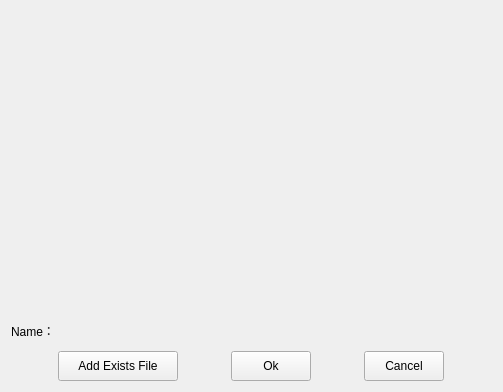
<?xml version="1.0" encoding="UTF-8"?>
<ui version="4.0">
 <class>QTempWidget</class>
 <widget class="QWidget" name="QTempWidget">
  <property name="geometry">
   <rect>
    <x>0</x>
    <y>0</y>
    <width>503</width>
    <height>392</height>
   </rect>
  </property>
  <property name="windowTitle">
   <string>Form</string>
  </property>
  <layout class="QVBoxLayout" name="verticalLayout" stretch="0,1,0,0,0">
   <item>
    <spacer name="verticalSpacer_2">
     <property name="orientation">
      <enum>Qt::Vertical</enum>
     </property>
     <property name="sizeHint" stdset="0">
      <size>
       <width>20</width>
       <height>0</height>
      </size>
     </property>
    </spacer>
   </item>
   <item>
    <layout class="QHBoxLayout" name="horizontalLayout">
     <item>
      <widget class="QLabel" name="pixmap_view">
       <property name="minimumSize">
        <size>
         <width>0</width>
         <height>0</height>
        </size>
       </property>
       <property name="maximumSize">
        <size>
         <width>400</width>
         <height>300</height>
        </size>
       </property>
       <property name="styleSheet">
        <string notr="true"/>
       </property>
       <property name="frameShape">
        <enum>QFrame::NoFrame</enum>
       </property>
       <property name="text">
        <string/>
       </property>
      </widget>
     </item>
    </layout>
   </item>
   <item>
    <layout class="QHBoxLayout" name="horizontalLayout_3">
     <item>
      <widget class="QLabel" name="label">
       <property name="text">
        <string>Name：</string>
       </property>
      </widget>
     </item>
    </layout>
   </item>
   <item>
    <spacer name="verticalSpacer">
     <property name="orientation">
      <enum>Qt::Vertical</enum>
     </property>
     <property name="sizeHint" stdset="0">
      <size>
       <width>20</width>
       <height>0</height>
      </size>
     </property>
    </spacer>
   </item>
   <item>
    <layout class="QHBoxLayout" name="horizontalLayout_2">
     <item>
      <widget class="QPushButton" name="exists_button">
       <property name="minimumSize">
        <size>
         <width>120</width>
         <height>30</height>
        </size>
       </property>
       <property name="maximumSize">
        <size>
         <width>120</width>
         <height>30</height>
        </size>
       </property>
       <property name="text">
        <string>Add Exists File</string>
       </property>
      </widget>
     </item>
     <item>
      <widget class="QPushButton" name="okbtn">
       <property name="minimumSize">
        <size>
         <width>80</width>
         <height>30</height>
        </size>
       </property>
       <property name="maximumSize">
        <size>
         <width>80</width>
         <height>30</height>
        </size>
       </property>
       <property name="text">
        <string>Ok</string>
       </property>
      </widget>
     </item>
     <item>
      <widget class="QPushButton" name="cancelbtn">
       <property name="minimumSize">
        <size>
         <width>80</width>
         <height>30</height>
        </size>
       </property>
       <property name="maximumSize">
        <size>
         <width>80</width>
         <height>30</height>
        </size>
       </property>
       <property name="text">
        <string>Cancel</string>
       </property>
      </widget>
     </item>
    </layout>
   </item>
  </layout>
 </widget>
 <resources/>
 <connections/>
</ui>
